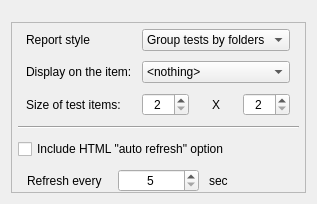
                 <widget class="QWidget" name="page_4">
                  <layout class="QVBoxLayout" name="verticalLayout_2">
                   <item>
                    <spacer name="verticalSpacer">
                     <property name="orientation">
                      <enum>Qt::Vertical</enum>
                     </property>
                     <property name="sizeType">
                      <enum>QSizePolicy::Fixed</enum>
                     </property>
                     <property name="sizeHint" stdset="0">
                      <size>
                       <width>20</width>
                       <height>11</height>
                      </size>
                     </property>
                    </spacer>
                   </item>
                   <item>
                    <widget class="QFrame" name="frame_4">
                     <property name="frameShape">
                      <enum>QFrame::StyledPanel</enum>
                     </property>
                     <property name="frameShadow">
                      <enum>QFrame::Raised</enum>
                     </property>
                     <layout class="QVBoxLayout" name="verticalLayout">
                      <property name="spacing">
                       <number>10</number>
                      </property>
                      <property name="leftMargin">
                       <number>6</number>
                      </property>
                      <property name="topMargin">
                       <number>0</number>
                      </property>
                      <property name="rightMargin">
                       <number>6</number>
                      </property>
                      <property name="bottomMargin">
                       <number>0</number>
                      </property>
                      <item>
                       <layout class="QFormLayout" name="formLayout">
                        <property name="leftMargin">
                         <number>8</number>
                        </property>
                        <property name="topMargin">
                         <number>6</number>
                        </property>
                        <property name="rightMargin">
                         <number>9</number>
                        </property>
                        <item row="0" column="0">
                         <widget class="QLabel" name="lblReportStyle">
                          <property name="text">
                           <string>Report style</string>
                          </property>
                          <property name="buddy">
                           <cstring>cmbReportStyle</cstring>
                          </property>
                         </widget>
                        </item>
                        <item row="0" column="1">
                         <widget class="QComboBox" name="cmbReportStyle">
                          <item>
                           <property name="text">
                            <string>Group tests by folders</string>
                           </property>
                          </item>
                          <item>
                           <property name="text">
                            <string>Table</string>
                           </property>
                          </item>
                          <item>
                           <property name="text">
                            <string>All tests in one book</string>
                           </property>
                          </item>
                         </widget>
                        </item>
                        <item row="1" column="0">
                         <widget class="QLabel" name="lblDisplayOnThItem">
                          <property name="text">
                           <string>Display on the item:</string>
                          </property>
                          <property name="buddy">
                           <cstring>cmbDisplayOnThItem</cstring>
                          </property>
                         </widget>
                        </item>
                        <item row="1" column="1">
                         <widget class="QComboBox" name="cmbDisplayOnThItem">
                          <item>
                           <property name="text">
                            <string>&lt;nothing&gt;</string>
                           </property>
                          </item>
                          <item>
                           <property name="text">
                            <string>Test name</string>
                           </property>
                          </item>
                          <item>
                           <property name="text">
                            <string>Status</string>
                           </property>
                          </item>
                          <item>
                           <property name="text">
                            <string>Status</string>
                           </property>
                          </item>
                          <item>
                           <property name="text">
                            <string>Reccurrences</string>
                           </property>
                          </item>
                          <item>
                           <property name="text">
                            <string>Reply</string>
                           </property>
                          </item>
                          <item>
                           <property name="text">
                            <string>Last test time</string>
                           </property>
                          </item>
                          <item>
                           <property name="text">
                            <string>Last status</string>
                           </property>
                          </item>
                          <item>
                           <property name="text">
                            <string>Last reply</string>
                           </property>
                          </item>
                          <item>
                           <property name="text">
                            <string>Interval</string>
                           </property>
                          </item>
                          <item>
                           <property name="text">
                            <string>Test method</string>
                           </property>
                          </item>
                          <item>
                           <property name="text">
                            <string>Comment</string>
                           </property>
                          </item>
                          <item>
                           <property name="text">
                            <string>Related URL</string>
                           </property>
                          </item>
                          <item>
                           <property name="text">
                            <string>Master test</string>
                           </property>
                          </item>
                          <item>
                           <property name="text">
                            <string>Schedule</string>
                           </property>
                          </item>
                          <item>
                           <property name="text">
                            <string>Alert profile</string>
                           </property>
                          </item>
                          <item>
                           <property name="text">
                            <string>Private log</string>
                           </property>
                          </item>
                          <item>
                           <property name="text">
                            <string>Alive %</string>
                           </property>
                          </item>
                          <item>
                           <property name="text">
                            <string>Dead %</string>
                           </property>
                          </item>
                          <item>
                           <property name="text">
                            <string>Unknown %</string>
                           </property>
                          </item>
                          <item>
                           <property name="text">
                            <string>Total time</string>
                           </property>
                          </item>
                          <item>
                           <property name="text">
                            <string>Alive time</string>
                           </property>
                          </item>
                          <item>
                           <property name="text">
                            <string>Dead time</string>
                           </property>
                          </item>
                          <item>
                           <property name="text">
                            <string>Unknown time</string>
                           </property>
                          </item>
                          <item>
                           <property name="text">
                            <string>Total tests</string>
                           </property>
                          </item>
                          <item>
                           <property name="text">
                            <string>Passed tests</string>
                           </property>
                          </item>
                          <item>
                           <property name="text">
                            <string>Failed tests</string>
                           </property>
                          </item>
                          <item>
                           <property name="text">
                            <string>Unknown tests</string>
                           </property>
                          </item>
                          <item>
                           <property name="text">
                            <string>Average reply</string>
                           </property>
                          </item>
                          <item>
                           <property name="text">
                            <string>Min reply</string>
                           </property>
                          </item>
                          <item>
                           <property name="text">
                            <string>Max reply</string>
                           </property>
                          </item>
                          <item>
                           <property name="text">
                            <string>Status changed at</string>
                           </property>
                          </item>
                          <item>
                           <property name="text">
                            <string>Status changes</string>
                           </property>
                          </item>
                          <item>
                           <property name="text">
                            <string>Created at</string>
                           </property>
                          </item>
                          <item>
                           <property name="text">
                            <string>Modified at</string>
                           </property>
                          </item>
                          <item>
                           <property name="text">
                            <string>Comment line #2</string>
                           </property>
                          </item>
                          <item>
                           <property name="text">
                            <string>Comment line #3</string>
                           </property>
                          </item>
                          <item>
                           <property name="text">
                            <string>Comment line #4</string>
                           </property>
                          </item>
                          <item>
                           <property name="text">
                            <string>Comment line #5</string>
                           </property>
                          </item>
                          <item>
                           <property name="text">
                            <string>Test by</string>
                           </property>
                          </item>
                          <item>
                           <property name="text">
                            <string>Acknowledged at</string>
                           </property>
                          </item>
                          <item>
                           <property name="text">
                            <string>Acknowledged by</string>
                           </property>
                          </item>
                          <item>
                           <property name="text">
                            <string>Ack comment</string>
                           </property>
                          </item>
                         </widget>
                        </item>
                        <item row="2" column="0">
                         <widget class="QLabel" name="lblSizeOfTestItems">
                          <property name="text">
                           <string>Size of test items:</string>
                          </property>
                         </widget>
                        </item>
                        <item row="2" column="1">
                         <layout class="QHBoxLayout" name="horizontalLayout">
                          <item>
                           <widget class="QSpinBox" name="spinSizeOfTestItemsRow">
                            <property name="alignment">
                             <set>Qt::AlignCenter</set>
                            </property>
                            <property name="minimum">
                             <number>2</number>
                            </property>
                            <property name="maximum">
                             <number>800</number>
                            </property>
                            <property name="value">
                             <number>2</number>
                            </property>
                           </widget>
                          </item>
                          <item>
                           <widget class="QLabel" name="label_11">
                            <property name="text">
                             <string>X</string>
                            </property>
                            <property name="alignment">
                             <set>Qt::AlignCenter</set>
                            </property>
                           </widget>
                          </item>
                          <item>
                           <widget class="QSpinBox" name="spinSizeOfTestItemsColumn">
                            <property name="alignment">
                             <set>Qt::AlignCenter</set>
                            </property>
                            <property name="minimum">
                             <number>2</number>
                            </property>
                            <property name="maximum">
                             <number>800</number>
                            </property>
                           </widget>
                          </item>
                         </layout>
                        </item>
                       </layout>
                      </item>
                      <item>
                       <widget class="Line" name="line">
                        <property name="orientation">
                         <enum>Qt::Horizontal</enum>
                        </property>
                       </widget>
                      </item>
                      <item>
                       <widget class="QCheckBox" name="chkIncludeHtmlAutoRefresh">
                        <property name="text">
                         <string>Include HTML &quot;auto refresh&quot; option</string>
                        </property>
                       </widget>
                      </item>
                      <item>
                       <layout class="QHBoxLayout" name="horizontalLayout_2">
                        <property name="leftMargin">
                         <number>9</number>
                        </property>
                        <property name="rightMargin">
                         <number>9</number>
                        </property>
                        <item>
                         <widget class="QLabel" name="lblRefreshEvery">
                          <property name="text">
                           <string>Refresh every</string>
                          </property>
                          <property name="buddy">
                           <cstring>spinRefreshEvery</cstring>
                          </property>
                         </widget>
                        </item>
                        <item>
                         <widget class="QSpinBox" name="spinRefreshEvery">
                          <property name="alignment">
                           <set>Qt::AlignCenter</set>
                          </property>
                          <property name="minimum">
                           <number>5</number>
                          </property>
                          <property name="maximum">
                           <number>3600</number>
                          </property>
                          <property name="value">
                           <number>5</number>
                          </property>
                         </widget>
                        </item>
                        <item>
                         <widget class="QLabel" name="lblSec">
                          <property name="text">
                           <string>sec</string>
                          </property>
                         </widget>
                        </item>
                       </layout>
                      </item>
                     </layout>
                    </widget>
                   </item>
                  </layout>
                 </widget>
